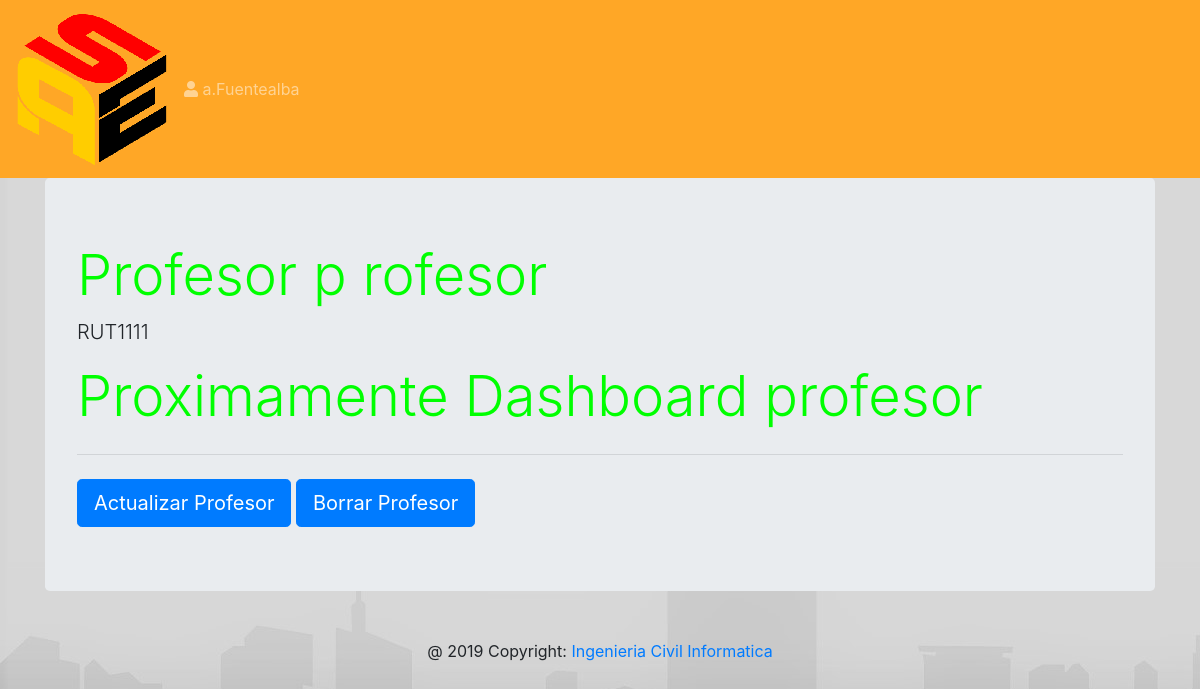
The page /profesor/1/ (signed in) on the database its author committed.
### Registro/models.py (models this page shows, shortened)
class Profesor(models.Model):
	user = models.OneToOneField(User, on_delete=models.CASCADE, blank=True, null=True)
	GENDER_CHOICES = (
        ('M', 'Male'),
        ('F', 'Female'),
    )
	rut=models.CharField(max_length=10)
	tipouser=models.PositiveIntegerField(blank=True, null=True)
	usercreado=models.PositiveIntegerField(default=0, blank=True, null=True)
	nombre=models.CharField(max_length=20)
	apellido=models.CharField(max_length=20)
	fechanacimiento=models.DateTimeField()
	sexo = models.CharField(max_length=1,choices=GENDER_CHOICES)
	responsabilidad = models.BooleanField()
	colegio_pertenece = models.ForeignKey(Colegio,on_delete=models.CASCADE)
	profesores=models.Manager()

### Registro/views.py (the view)
# urls.py: re_path(r'^profesor/(?P<pk_profesor>\d+)/$', views.DetalleProfesorView.as_view(), name='detalle_profesor'),
class DetalleProfesorView(LoginRequiredMixin,TemplateView):
	def get(self,request,**kwargs):
		nombre=kwargs["pk_profesor"]
		return render(request,'detalleprofesor.html',{'profesor': Profesor.profesores.get(id=nombre)})

### Registro/templates/detalleprofesor.html
{% extends 'base.html' %}
{% block content %}
<div class="jumbotron">
	<h1 class="display-4">Profesor {{profesor.nombre}} {{profesor.apellido}}</h1>
	<p class="lead">RUT{{profesor.rut}}</p>
	<h1 class="display-4">Proximamente Dashboard profesor</h1>
	<hr class="my-4">
	<a class="btn btn-primary btn-lg" href="/profesor/{{profesor.id}}/update" role="button">Actualizar Profesor</a>
	<a class="btn btn-primary btn-lg" href="/profesor/{{profesor.id}}/delete" role="button">Borrar Profesor</a>
</div>
{% endblock %}

### Registro/templates/navbar.html (shortened to what this page needs)
{% load staticfiles %}
<nav class="navbar navbar-expand-lg navbar-dark" style="background-color: #ffa726;">
	<a class="navbar-brand" href="{% url 'index' %}"><img id="brand-image"  src="{% static 'images/Logo152.png' %}" /></a>
	<div class="collapse navbar-collapse" id="navbarNav">
		<ul class="navbar-nav mr-auto">
		{% if user.is_authenticated %}
<span class="navbar-text">
	<i alt="Website Logo" class="fas fa-user"></i> {{ user.username }}
</span>
{% endif %}
</div>
</nav>

### Registro/static/css/Registro.css (style rules this page uses)
h1 { color: #00ff00 }
.navbar { background-color: #FFA500; !important; }

### rows shown on the page
Profesor: nombre "p", apellido "rofesor", rut "1111"

### other values the page prints
{{ user.username }} "a.Fuentealba"
